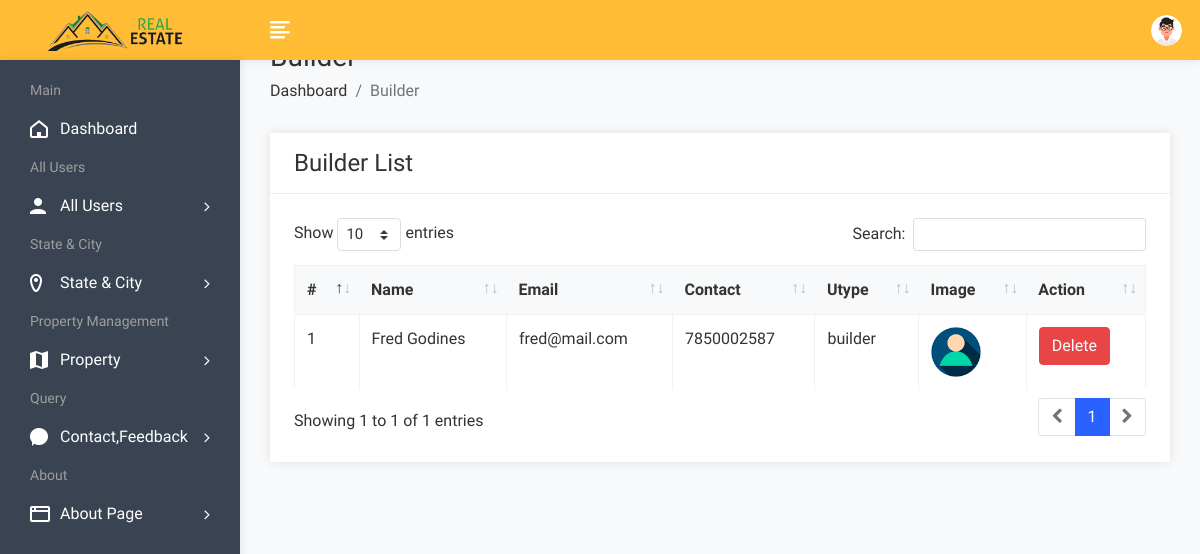
The app's page /admin/userbuilder.php (signed in) with its own data.
### tables this page shows
CREATE TABLE `user` (
  `uid` int(50) NOT NULL,
  `uname` varchar(100) NOT NULL,
  `uemail` varchar(100) NOT NULL,
  `uphone` varchar(20) NOT NULL,
  `upass` varchar(50) NOT NULL,
  `utype` varchar(50) NOT NULL,
  `uimage` varchar(300) NOT NULL
);

### admin/userbuilder.php (the view, shortened to what this page needs)
<!DOCTYPE html>
<html lang="en">
<head>
        <link rel="stylesheet" href="assets/css/bootstrap.min.css">
        <link rel="stylesheet" href="assets/css/font-awesome.min.css">
        <link rel="stylesheet" href="assets/css/feathericon.min.css">
		<link rel="stylesheet" href="assets/plugins/datatables/dataTables.bootstrap4.min.css">
		<link rel="stylesheet" href="assets/plugins/datatables/responsive.bootstrap4.min.css">
		<link rel="stylesheet" href="assets/plugins/datatables/select.bootstrap4.min.css">
		<link rel="stylesheet" href="assets/plugins/datatables/buttons.bootstrap4.min.css">
        <link rel="stylesheet" href="assets/css/style.css">
    </head>
    <body>
				<?php include("header.php"); ?>
            <div class="page-wrapper">
                <div class="content container-fluid">
					<div class="page-header">
						<div class="row">
							<div class="col">
								<h3 class="page-title">Builder</h3>
								<ul class="breadcrumb">
									<li class="breadcrumb-item"><a href="dashboard.php">Dashboard</a></li>
									<li class="breadcrumb-item active">Builder</li>
								</ul>
							</div>
						</div>
					</div>
					<div class="row">
						<div class="col-sm-12">
							<div class="card">
								<div class="card-header">
									<h4 class="card-title">Builder List</h4>
								</div>
								<div class="card-body">
									<table id="basic-datatable" class="table table-bordered table-hover">
                                            <thead>
                                                <tr>
                                                    <th>#</th>
                                                    <th>Name</th>
                                                    <th>Email</th>
                                                    <th>Contact</th>
                                                    <th>Utype</th>
													<th>Image</th>
                                                    <th>Action</th>
                                                </tr>
                                            </thead>
                                            <tbody>
											<?php
												$query=mysqli_query($con,"select * from user where utype='builder'");
												$cnt=1;
												while($row=mysqli_fetch_row($query))
													{
											?>
                                                <tr>
                                                    <td><?php echo $cnt; ?></td>
                                                    <td><?php echo $row['1']; ?></td>
                                                    <td><?php echo $row['2']; ?></td>
                                                    <td><?php echo $row['3']; ?></td>
                                                    <td><?php echo $row['5']; ?></td>
													<td><img src="user/<?php echo $row['6']; ?>" height="50px" width="50px"></td>
                                                    <td><a href="userbuilderdelete.php?id=<?php echo $row['0']; ?>"><button class="btn btn-danger">Delete</button></a></td>
                                                </tr>
                                                <?php
												$cnt=$cnt+1;
												}
												?>
                                            </tbody>
                                        </table>
								</div>
							</div>
						</div>
					</div>
				</div>
			</div>
    </body>
</html>

### records on screen
user: uname "Fred Godines", uemail "fred@mail.com", uphone "7850002587", utype "builder", uimage (picture)
